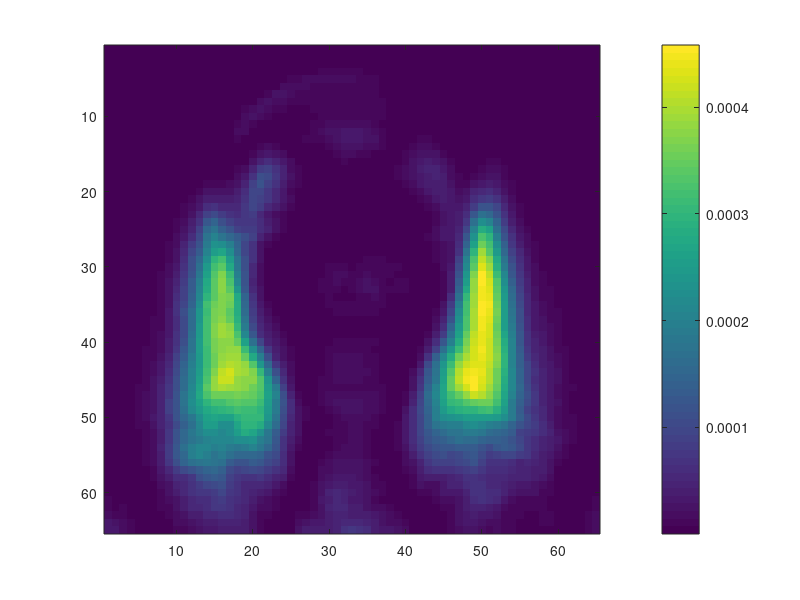

Reproduce this figure in MATLAB. (Note: this script raises an error after producing the figure.)
% **********
% This demo is related to the boys and girls image dataset, including 2 parts.
% 1. Implement the feature selection algorithm.
% 2. Based on the previous feature sorting, repeadly add 200 feature at a
% time to do the classification and estimate the error.
% **********

clear; clc; close all;

%% load boys and girls dataset
% new_boys.mat and new_girls.mat are larger dataset which covers all students'
% faces, including 461 boys and 176 girls. The original images are stored in
% the folder boys and girls. The script generating these two data sets is
% 'generate_new_dataset.m'.

% boys.mat and girls.mat are the old and smaller dataset which only
% includes students in 2014 Fall class(the images are those only having 
% numbers as names in the two folders). There are 116 boys and 63 girls.

load('new_boys');
boys_data = double(boyRaw) / 255;
load('new_girls');
girls_data = double(girlRaw) / 255;
d = size(girlRaw, 1);

% load('boys');
% boys_data = double(data) / 255;
% load('girls');
% girls_data = double(data) / 255;
% d = size(data, 1);

%% Feature Selection
% Discretize the density from KDE
n_samples = 100;
sigma = 1;
normalization_const = 1 / sqrt(2 * pi * sigma^2);
mi = zeros(d, 1);

n_boys = size(boys_data, 2);
n_girls = size(girls_data, 2);
boys_marginal = n_boys / (n_boys + n_girls);
girls_marginal = n_girls / (n_boys + n_girls);

% For each feature
for i = 1:d
    sample_points = linspace(0, 1, n_samples);
    
    boys_pix_i_density = pdist2(sample_points', boys_data(i, :)');
    boys_pix_i_density = normalization_const * exp(- boys_pix_i_density.^2 / (2 * sigma^2));
    boys_pix_i_density = mean(boys_pix_i_density, 2)';
    
    girls_pix_i_density = pdist2(sample_points', girls_data(i, :)');
    girls_pix_i_density = normalization_const * exp(- girls_pix_i_density.^2 / (2 * sigma^2));
    girls_pix_i_density = mean(girls_pix_i_density, 2)';
    
    % Calculate joint distribution between feature i and label/class.
    joint_distr = [boys_marginal * boys_pix_i_density; girls_marginal * girls_pix_i_density];
    all_sum = sum(sum(joint_distr));
    
    % Normalize the joint distribution
    joint_distr = joint_distr / all_sum;
    
    % Calculate marginal distribution of feature i and label/class.
    % Marginal feature distribution P(X)
    feat_distr = sum(joint_distr, 1);
    % Marginal class distribution P(Y)
    class_distr = sum(joint_distr, 2);
    % Cross Product P(X) * P(Y)
    cross_prod = class_distr * feat_distr;
    
    % Mutual information \sum_x,y P(X, Y) log( P(X, Y) / (P(X)P(Y)) )
    tmp = joint_distr .* log(joint_distr ./ cross_prod);
    % We define 0 * log 0 to be 0
    tmp(isnan(tmp)) = 0;
    mi(i) = sum(tmp(:));
end

% Visualize feature mutual information 
imagesc(reshape(mi, 65, 65))
colorbar

[~, sorted_feat_idx] = sort(mi, 1, 'descend');


%% Classification 
% Use the logistic regression model to do the classification
% Use 10-fold cross validation to evaluate the model
n_total = n_boys + n_girls;
full_data = [boys_data'; girls_data'];
trueY = [ones(n_boys, 1); 2 * ones(n_girls, 1)];
full_label = sparse(1:n_total, trueY, 1, n_total, 2);

% Choose features
% Each feature block contains 200 features and there are 20 blocks in total
feat_block = 200;
total_blocks = 20;
feat_select_err_list = zeros(1, total_blocks);
data_rand_idx = randperm(n_total);
n_folds = 10;
cv_size = ceil(n_total / n_folds);

% Choose different numbers of features to build models
for f_i = 1:total_blocks
    % Choose top f_i * feat_block features
    fprintf('feature selection block: %i\n', f_i)
    top_feat_idx = sorted_feat_idx(1:(feat_block*f_i));
    
    % Leave-one-out error
    cv_err = zeros(1, n_folds);
    for i = 1:n_folds
        % Seperate the training and testing data
        test_idx = data_rand_idx((1+(i-1)*cv_size):min(n_total, i*cv_size));
        data_idx = setdiff(1:n_total, test_idx);
        cv_trainX = full_data(data_idx, top_feat_idx);
        cv_trainY = full_label(data_idx, :);
        % Building logistic regression model
        B = logistic_regression(cv_trainX, cv_trainY);
        % Test the model on testing data and compute the error
        [~, pred] = max(full_data(test_idx, top_feat_idx) * B, [], 2);
        cv_err(i) = mean(pred ~= trueY(test_idx));
    end
    feat_select_err_list(f_i) = mean(cv_err);
end
figure
plot(feat_select_err_list)
xlabel('Feature blocks')
ylabel('Cross validation error')
